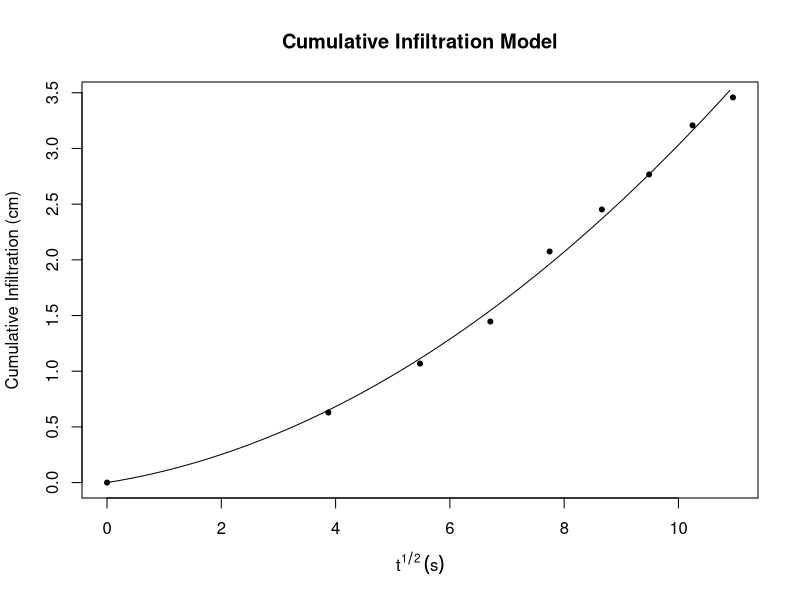

The R source for this figure:
## ---- chunk 1

#variables
ho<--2 #(cm)
r<-2.25 #(cm)
alpha<-0.036
n<-1.56
area<-pi*(r^2) #(cm^2)
area

#Data
t<-c(0,15,30,45,60,75,90,105,120) #(s)
V<-c(100,90,83,77,67,61,56,49,45) #(ml)
df<-data.frame(t,V)
df$sqrt.t<-sqrt(df$t)
df$cinf.I<-(100-V)/area

#zhang model function
zhang<-lm(cinf.I~I(sqrt.t^2)+sqrt.t+0,df)
zhang

c1<-0.02210
c2<-0.08214


## ---- chunk 2

#calculate A
A<-((11.65)*(((n^0.1)-1)*(exp((7.5*(n-1.9))*alpha*ho)))/((alpha*r)^0.91))
A

#Calculate K
K<-c1/A
K

## ---- chunk 3

#plot data
plot(cinf.I~sqrt.t,df, main="Cumulative Infiltration Model",xlab=expression(t^{1/2}~(s)),ylab="Cumulative Infiltration (cm)",pch=20,col="black")

#Predict I
x<-seq(0,sqrt(120),0.1)
y<-c1*x^2+c2*x
lines(y~x)

